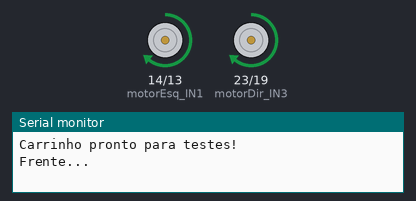
This sketch was run on a simulated ESP32. On the bench: motor-driver pin pairs drawn as motors (green arrow = first pin HIGH = forward, orange = second pin HIGH = backward, longer = more drive), the last lines printed to the serial monitor.

Above: at 3.0 s.
At 5.5 s:
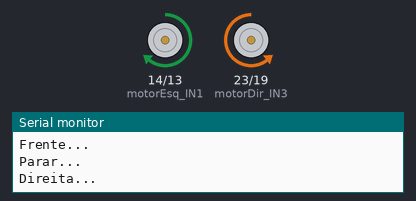
At 6.5 s:
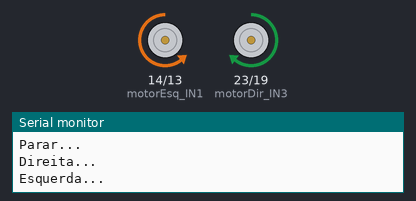
At 8.5 s:
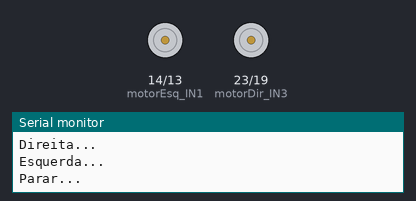
Timing chart, 0 to 12.4 s (numbered marks = the images above):
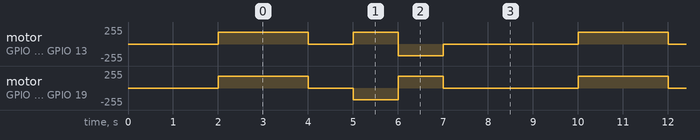

The sketch:

teste_simples.ino
```cpp
// Definição dos Pinos dos Motores (Ponte H)
const int motorEsq_IN1 = 14;
const int motorEsq_IN2 = 13;
const int motorDir_IN3 = 23;
const int motorDir_IN4 = 19;

// Configurações de PWM
const int freq = 1000;
const int resolucao = 8; // 0 a 255
int velocidadeBase = 180; // Ajuste conforme a força da sua bateria

void setup() {
  Serial.begin(115200);

  // Configura todos os pinos para PWM (Core 3.0+)
  ledcAttach(motorEsq_IN1, freq, resolucao);
  ledcAttach(motorEsq_IN2, freq, resolucao);
  ledcAttach(motorDir_IN3, freq, resolucao);
  ledcAttach(motorDir_IN4, freq, resolucao);

  Serial.println("Carrinho pronto para testes!");
  delay(2000);
}

// --- Funções de Movimentação ---

void frente(int vel) {
  ledcWrite(motorEsq_IN1, vel);
  ledcWrite(motorEsq_IN2, 0);
  ledcWrite(motorDir_IN3, vel);
  ledcWrite(motorDir_IN4, 0);
}

void tras(int vel) {
  ledcWrite(motorEsq_IN1, 0);
  ledcWrite(motorEsq_IN2, vel);
  ledcWrite(motorDir_IN3, 0);
  ledcWrite(motorDir_IN4, vel);
}

void esquerda(int vel) {
  ledcWrite(motorEsq_IN1, 0);
  ledcWrite(motorEsq_IN2, vel); // Roda esquerda para trás
  ledcWrite(motorDir_IN3, vel); // Roda direita para frente
  ledcWrite(motorDir_IN4, 0);
}

void direita(int vel) {
  ledcWrite(motorEsq_IN1, vel); // Roda esquerda para frente
  ledcWrite(motorEsq_IN2, 0);
  ledcWrite(motorDir_IN3, 0);   // Roda direita para trás
  ledcWrite(motorDir_IN4, vel);
}

void parar() {
  ledcWrite(motorEsq_IN1, 0);
  ledcWrite(motorEsq_IN2, 0);
  ledcWrite(motorDir_IN3, 0);
  ledcWrite(motorDir_IN4, 0);
}

void loop() {
  // Exemplo de sequência de movimentos para teste:

  Serial.println("Frente...");
  frente(velocidadeBase);
  delay(2000);

  Serial.println("Parar...");
  parar();
  delay(1000);

  Serial.println("Direita...");
  direita(velocidadeBase);
  delay(1000);

  Serial.println("Esquerda...");
  esquerda(velocidadeBase);
  delay(1000);

  Serial.println("Parar...");
  parar();
  delay(3000);
}
```

Measured:
- by itself, motor on GPIO 14 (motorEsq_IN1) / GPIO 13 (motorEsq_IN2): repeats every 8.0 s: stopped 1.0 s, forward 179/255 1.0 s, backward 179/255 1.0 s, stopped 3.0 s, forward 179/255 2.0 s
- by itself, motor on GPIO 23 (motorDir_IN3) / GPIO 19 (motorDir_IN4): repeats every 8.0 s: stopped 1.0 s, backward 179/255 1.0 s, forward 179/255 1.0 s, stopped 3.0 s, forward 179/255 2.0 s
